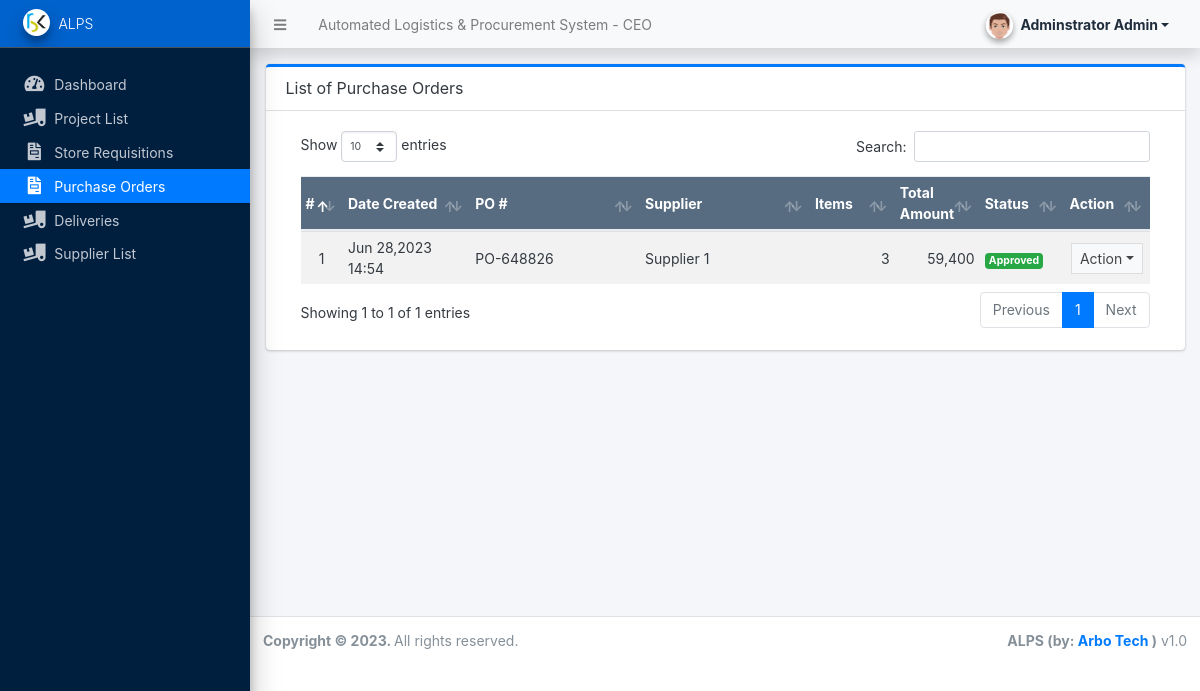
Before: /ceo/?page=purchase_orders (signed in) with the older database file.
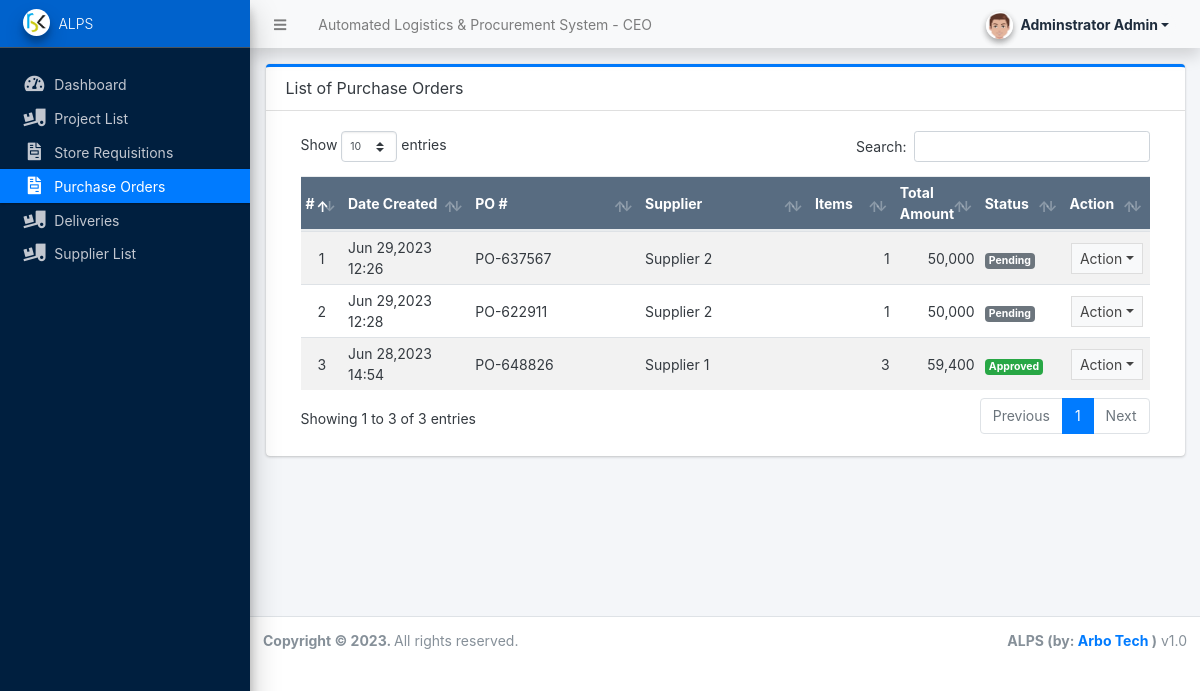
After: the same page with the newer database file.
### tables this page shows
CREATE TABLE `po_list` (
  `id` int(30) NOT NULL,
  `po_no` varchar(100) NOT NULL,
  `supplier_id` int(30) NOT NULL,
  `discount_percentage` float NOT NULL,
  `discount_amount` float NOT NULL,
  `tax_percentage` float NOT NULL,
  `tax_amount` float NOT NULL,
  `notes` text NOT NULL,
  `status` tinyint(1) NOT NULL DEFAULT 0 COMMENT '0=pending, 1= Approved, 2 = Denied',
  `date_created` datetime NOT NULL DEFAULT current_timestamp(),
  `date_updated` datetime DEFAULT NULL ON UPDATE current_timestamp()
);

CREATE TABLE `supplier_list` (
  `id` int(30) NOT NULL,
  `name` varchar(250) NOT NULL,
  `address` text NOT NULL,
  `contact_person` text NOT NULL,
  `contact` varchar(50) NOT NULL,
  `email` varchar(150) NOT NULL,
  `status` tinyint(1) NOT NULL DEFAULT 1 COMMENT ' 0 = Inactive, 1 = Active',
  `date_created` datetime NOT NULL DEFAULT current_timestamp()
);

### ceo/purchase_orders/index.php (the view, shortened to what this page needs)
<div class="card card-outline card-primary">
	<div class="card-header">
		<h3 class="card-title">List of Purchase Orders</h3>
	</div>
	<div class="card-body">
		<div class="container-fluid">
        <div class="container-fluid">
			<table class="table table-hover table-striped">
				<colgroup>
				    <col width="5%">
					<col width="15%">
					<col width="20%">
					<col width="20%">
					<col width="10%">
					<col width="10%">
					<col width="10%">
					<col width="10%">
				</colgroup>
				<thead>
					<tr class="bg-navy disabled">
					    <th>#</th>
						<th>Date Created</th>
						<th>PO #</th>
						<th>Supplier</th>
						<th>Items</th>
						<th>Total Amount</th>
						<th>Status</th>
						<th>Action</th>
					</tr>
				</thead>
				<tbody>
					<?php
					$i = 1;
					$qry = $conn->query("SELECT po.*, s.name as sname FROM `po_list` po inner join `supplier_list` s on po.supplier_id = s.id order by unix_timestamp(po.date_updated)");
						while($row = $qry->fetch_assoc()):
							$row['item_count'] = $conn->query("SELECT * FROM order_items where po_id = '{$row['id']}'")->num_rows;
							$row['total_amount'] = $conn->query("SELECT sum(quantity * unit_price) as total FROM order_items where po_id = '{$row['id']}'")->fetch_array()['total'];
					?>
						<tr>
							<td class="text-center"><?php echo $i++; ?></td>
							<td class=""><?php echo date("M d,Y H:i",strtotime($row['date_created'])) ; ?></td>
							<td class=""><?php echo $row['po_no'] ?></td>
							<td class=""><?php echo $row['sname'] ?></td>
							<td class="text-right"><?php echo number_format($row['item_count']) ?></td>
							<td class="text-right"><?php echo number_format($row['total_amount']) ?></td>
							<td>
								<?php
									switch ($row['status']) {
										case '1':
											echo '<span class="badge badge-success">Approved</span>';
											break;
										default:
											echo '<span class="badge badge-secondary">Pending</span>';
											break;
									}
								?>
							</td>
							<td align="center">
								 <button type="button" class="btn btn-flat btn-default btn-sm dropdown-toggle dropdown-icon" data-toggle="dropdown">
				                  		Action
				                  </button>
							</td>
						</tr>
					<?php endwhile; ?>
				</tbody>
			</table>
		</div>
		</div>
	</div>
</div>

Changed rows visible on the page:
added po_list: date_created "Jun 29,2023 12:26", po_no "PO-637567", supplier.name "Supplier 2", item_count "1", total_amount "50,000", status "Pending"
added po_list: date_created "Jun 29,2023 12:28", po_no "PO-622911", supplier.name "Supplier 2", item_count "1", total_amount "50,000", status "Pending"
Other visible differences:
text written by a page script: "Show entries Search: Showing 1 to 1 of 1 entries Previous 1 Next" → "Show entries Search: Showing 1 to 3 of 3 entries Previous 1 Next"
